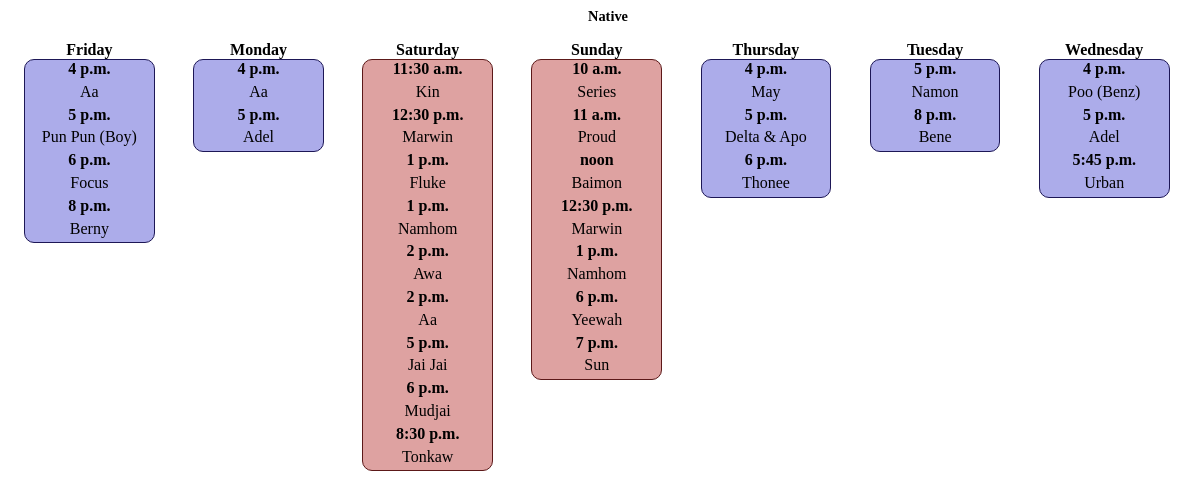
The app's page /tutorland/lessonstimetable/print/native/, older data.
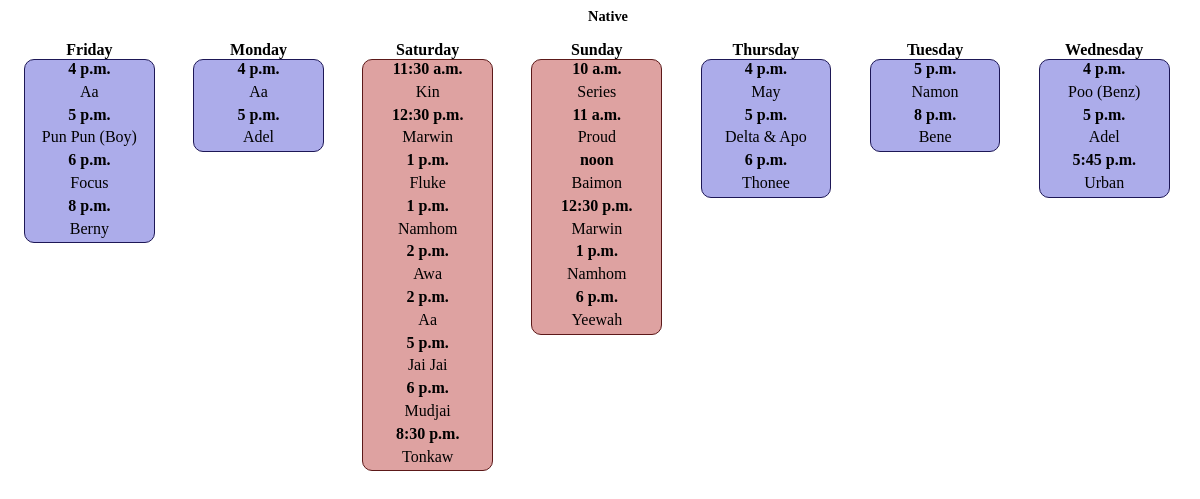
The same page, newer data.
### api/models.py (models this page shows, shortened)
class Lesson(models.Model):
    id = models.AutoField(auto_created=True, primary_key=True)
    student = models.ForeignKey(Student, on_delete=models.CASCADE)
    day = models.CharField(max_length=10)
    time = models.TimeField()
    subject = models.CharField(choices=SUBJECT_CHOICES, max_length=7)
    isonline = models.BooleanField(default=False)
    created = models.TimeField(auto_now_add=True)
    class Meta:
        verbose_name = "Lesson"
        verbose_name_plural = "Lessons"

class Student(models.Model):
    id = models.AutoField(auto_created=True, primary_key=True)
    name = models.CharField(max_length=30)
    lessons_remaining_grammar_only = models.IntegerField(
        default=0, blank=True, null=True
    )
    lessons_remaining_native_only = models.IntegerField(
        default=0, blank=True, null=True
    )
    lessons_remaining = models.IntegerField(default=0, blank=True, null=True)
    created = models.TimeField(auto_now_add=True)
    class Meta:
        verbose_name = "Student"
        verbose_name_plural = "Students"

### api/views/tutorland_views.py (the view)
def print_native_timetable(request):
    lessons = Lesson.objects.all().filter(subject="native").order_by("day", "time")
    grouped_lessons = {
        day: list(group)
        for day, group in groupby(lessons, key=lambda lesson: lesson.day)
    }
    context = {"grouped_lessons": grouped_lessons, "subject": "Native"}
    return render(request, "timetable_sheet.html", context)

### api/templates/timetable_sheet.html (shortened to what this page needs)
<!DOCTYPE html>
<html>
  <head>
  </head>
  <body>
    <h1>{{subject}}</h1>
    <div class="timetableprintsheet">
      {% for day, lessons in grouped_lessons.items %}
      <div class="table">
        <strong>{{ day|title }}</strong>
        <div class="{{ day|title }}">
          {% for lesson in lessons %}
          <div class="daydata">
            <strong>{{ lesson.time }}</strong>
            <article>{{ lesson.student.name|title }}</article>
          </div>
          {% endfor %}
        </div>
      </div>
      {% endfor %}
    </div>
  </body>
</html>

### api/templates/timetable_sheet.html (style rules this page uses)
h1 { text-align: center; font-size: 0.9rem; margin: 0 0 0 1rem; padding: 0; }
.timetableprintsheet { display: flex; flex-wrap: nowrap; overflow-x: auto; }
.table strong { text-align: center; font-size: 1rem; margin: 0 0 0 0; }
.table article { margin: 0.3rem 0 0.3rem 0rem; }
.table { display: flex; flex-direction: column; text-align: center; flex: 1; margin-right: 0.4rem; padding: 1rem; border-radius: 10px; }
.Monday, .Tuesday, .Wednesday, .Thursday, .Friday, .Saturday, .Sunday { border-radius: 10px; }
.Monday strong, .Tuesday strong, .Wednesday strong, .Thursday strong, .Friday strong { font-size: 1rem; border-radius: 10px; }
.Monday article, .Tuesday article, .Wednesday article, .Thursday article, .Friday article { margin-bottom: 1px solid black; }
.Monday, .Tuesday, .Wednesday, .Thursday, .Friday { border: 1px solid rgb(29, 23, 86); background-color: rgba(135, 135, 225, 0.691); }
.Saturday, .Sunday { border: 1px solid rgb(92, 25, 25); background-color: #da9695e2; }
.Saturday strong, .Sunday strong { border-radius: 10px; }
.Saturday article, .Sunday article { margin-bottom: 1px solid black; }

Row changes from the older to the newer data that the page shows:
no longer on this page (row edited): Lesson: time "7 p.m.", student.name "Sun", shown under "Sunday"
